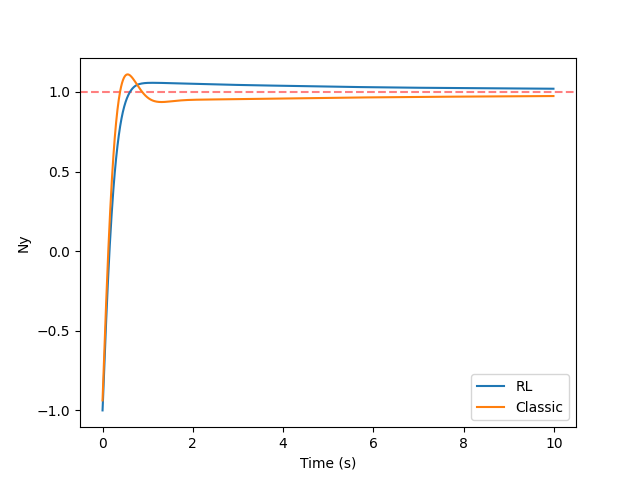

This chart was generated by the following Python code:
import random
import numpy as np
from matplotlib import pyplot as plt
from math import *

import torch
import torch.nn as nn
import torch.nn.functional as F
from torch.distributions.normal import Normal

import aerodrome
from aerodrome.simulator.CanonicalAircraftEnv.objects.WingedCone2D_RL import WingedCone2D_RL
from aerodrome.simulator.CanonicalAircraftEnv.objects.WingedCone2D_Classic import WingedCone2D_Classic
from aerodrome.simulator.Core.envs.Space3D import Space3D

def layer_init(layer, std=np.sqrt(2), bias_const=0.0):
    torch.nn.init.orthogonal_(layer.weight, std)
    torch.nn.init.constant_(layer.bias, bias_const)
    return layer

class Agent(nn.Module):
    def __init__(self):
        super().__init__()
        self.critic = nn.Sequential(
            layer_init(nn.Linear(3, 256)),
            nn.ReLU(),
            layer_init(nn.Linear(256, 256)),
            nn.ReLU(),
            layer_init(nn.Linear(256, 256)),
            nn.ReLU(),
            layer_init(nn.Linear(256, 1), std=1.0),
        )
        self.actor_mean = nn.Sequential(
            layer_init(nn.Linear(3, 128)),
            nn.ReLU(),
            layer_init(nn.Linear(128, 128)),
            nn.ReLU(),
            layer_init(nn.Linear(128, 128)),
            nn.ReLU(),
            layer_init(nn.Linear(128, 1), std=0.01),
            nn.Tanh(),
        )
        self.actor_logstd = nn.Parameter(torch.zeros(1, 1))

    def get_value(self, x):
        return self.critic(x)

    def get_action_and_value(self, x, action=None, evaluate=False):
        action_mean = self.actor_mean(x)
        action_logstd = self.actor_logstd.expand_as(action_mean)
        action_std = torch.exp(action_logstd)
        if evaluate:
            probs = Normal(action_mean, action_std*1e-6)
        else:
            probs = Normal(action_mean, action_std)
        if action is None:
            action = probs.sample()
        action = torch.clamp(action, -1.0, 1.0)
        return action, probs.log_prob(action).sum(1), probs.entropy().sum(1), self.critic(x)
    

def linear_schedule(start_e, end_e, duration, t):
    return start_e + (end_e - start_e) * min(t / duration, 1)

def main():
    fig, ax = plt.subplots(1, 1)
    ax.axhline(y=1.0, color='r', linestyle='--', alpha=0.5)
    ax.set_xlabel("Time (s)")
    ax.set_ylabel("Ny")

    random.seed(0)
    np.random.seed(0)
    torch.manual_seed(0)
    torch.backends.cudnn.deterministic = True

    device = torch.device("cuda" if torch.cuda.is_available() else "cpu")
    print(f"Using device: {device}")

    object_dict = {
        "name": "test",
        "integrator": "rk45",
        "S": 3603.0,
        "c": 80.0,
        "m": 9375.0,

        "pos": [0.0, 33528.0, 0.0],
        "vel": [4590.29, 0.0, 0.0],
        "ang_vel": [0.0, 0.0, 0.0],
        "J": [1.0, 7*10**6, 7*10**6],
        "theta": 0.00/180*pi,
        "phi": 0.0,
        "gamma": 0.0,   
        "theta_v": 0.0,
        "phi_v": 0.0,
        "gamma_v": 0.0,
        "alpha": 0.00/180*pi,
        "beta": 0.0,

        "Kiz": 0.2597,
        "Kwz": 1.6,
        "Kaz": 13/2,
        "Kpz": 0.14,
        "Kp_V": 5.0,
        "Ki_V": 1.0,
        "Kd_V": 0.3
    }
    
    env = aerodrome.make("wingedcone-v0")
    object = WingedCone2D_RL(object_dict)
    env.add_object(object)

    agent = Agent().to(device)
    agent.load_state_dict(torch.load("wingedcone_ppo.pth"))
    agent.eval()

    states = []
    rewards = []
    next_obs, info = env.reset()
    next_obs = torch.Tensor(next_obs).reshape((1, -1)).to(device)
    step = 0
    while True:
        step += 1
        states.append(env.get_state())
        with torch.no_grad():
            action, logprob, _, value = agent.get_action_and_value(next_obs, evaluate=True)

        step_action = {
            "test": {"Nyc":1.0, "Vc":4590.29, "nn_control":action.item()},
        }
        next_obs, reward, terminations, truncations, infos = env.step(step_action)
        next_done = np.logical_or(terminations, truncations)
        next_obs = torch.Tensor(next_obs).reshape((1, -1)).to(device)
        rewards.append(reward)
        if next_done or step >= 1000:
            break
    
    x = np.arange(1000) * 0.01
    y = np.array([states[i]["Ny"] for i in range(len(states))])
    ax.plot(x, y, label="RL")

    # Classical control
    env = Space3D(0.01, 0.001, 5)
    object = WingedCone2D_Classic(object_dict)
    env.add_object(object)

    cnt = 1000
    y = np.zeros(cnt)

    for i in range(cnt):
        action = {"test": {"Nyc":1.0, "Vc":4590.29}}
        result = env.step(action)
        y[i] = result["test"]["Ny"]

    ax.plot(x, y, label="Classic")
    ax.legend()
    plt.show()

if __name__ == "__main__":
    main()
